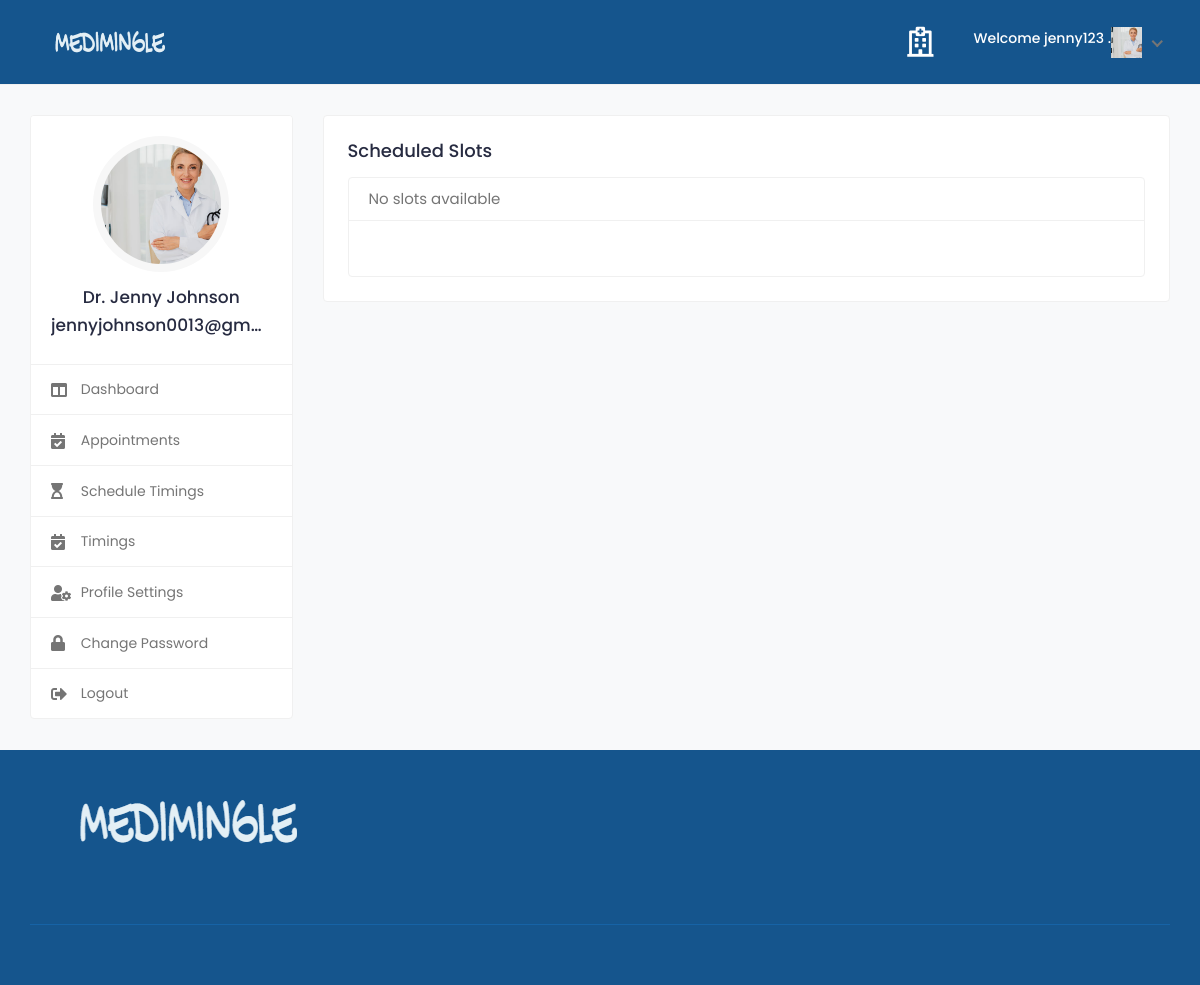
/view_slot (signed in), run on an earlier commit of the app's database.
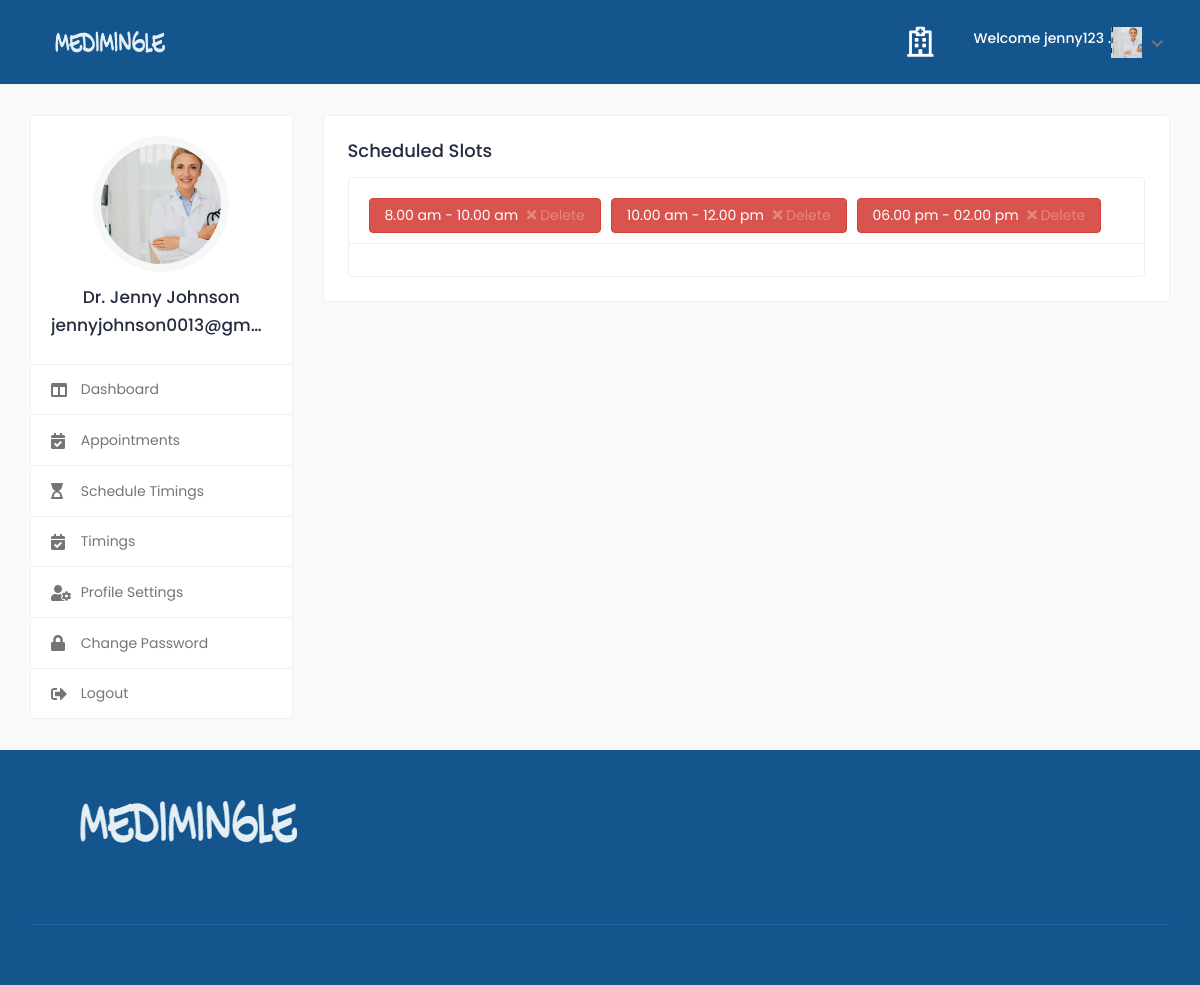
And on a later commit of the database.
### medi/models.py (models this page shows, shortened)
class tbl_user(AbstractUser):
    email=models.EmailField(unique=True)
    phone_number=models.CharField(max_length=15, null=True)
    USER_TYPE_CHOICES = (
        ('patient', 'Patient'),('doctor', 'Doctor'),
    )
    user_type = models.CharField(
        max_length=10,
        choices=USER_TYPE_CHOICES,
        default='patient',
    )
    is_email_verified = models.BooleanField(default=False)
    email_verification_token = models.CharField(max_length=255, blank=True, null=True)
    status= models.BooleanField(default=False)

class Doctor(models.Model):
    user = models.OneToOneField(tbl_user, on_delete=models.CASCADE)
    city  = models.CharField(max_length=50,null=True,blank=True)
    profile_image = models.ImageField(upload_to='doctor/',default='default.png')
    gender = models.CharField(max_length=10, blank=True)
    description = models.TextField(blank=True)
    date_joined = models.DateTimeField(default=datetime.now, blank=True)
    consulting_fee = models.CharField(max_length=10, null=True, blank=True)

class AppointmentTime(models.Model):
    day = models.CharField(max_length=50, null=True)
    time_from = models.CharField(max_length=50, null=True)
    time_to = models.CharField(max_length=50, null=True)
    from_to = models.CharField(max_length=50, null=True)
    appointment_date = models.DateField(null=True)
    month = models.CharField(max_length=50, null=True)
    date = models.CharField(max_length=50, null=True)
    doctor = models.ForeignKey(Doctor, on_delete=models.CASCADE, null=True)

### medi/views.py (the view)
# urls.py: path('view_slot',views.view_slot,name='view_slot'),
@never_cache
@login_required(login_url='signin')
def view_slot(request):
    doctor = get_object_or_404(Doctor, user=request.user)
    scheduled_slots = AppointmentTime.objects.filter(doctor=doctor)
    context={
        'doctor':doctor,
        'scheduled_slots':scheduled_slots,
    }
    return render(request,"view_slot.html",context)

### templates/view_slot.html (shortened to what this page needs)
{% load static%}
{% include 'includes/doc_header.html' %}
<div class="col-md-7 col-lg-8 col-xl-9">
<div class="row">
	<div class="col-sm-12">
		<div class="card">
			<div class="card-body">
				<h4 class="card-title">Scheduled Slots</h4>
				<div class="profile-box">
					<div class="row">
						<div class="col-md-12">
							<div class="card schedule-widget mb-0">
								<div class="schedule-header">
									<div class="schedule-nav">
										<div class="doc-times">
											{% if scheduled_slots %}
												{% for slot in scheduled_slots %}
													<div class="doc-slot-list">
														{{ slot.time_from }} - {{ slot.time_to }}
														<a href="{% url 'delete_slot' slot.id %}" class="delete_schedule">
															<i class="fa fa-times"></i> Delete
														</a>
													</div>
												{% endfor %}
											{% else %}
												<p class="text-muted mb-0">No slots available</p>
											{% endif %}
										</div>
									</div>
								</div>
							</div>
						</div>
					</div>
				</div>
			</div>
		</div>
	</div>
</div>
</div>
</div>
</div>
			<footer class="footer">
				<div class="footer-top">
					<div class="container-fluid">
						<div class="row">
							<div class="col-lg-3 col-md-6">
								<div class="footer-widget footer-about">
									<div class="footer-logo">
										<img src="{% static '/assets/img/logo.png' %}" alt="logo">
									</div>
								</div>
							</div>
							<div class="col-lg-3 col-md-6">
							</div>
							<div class="col-lg-3 col-md-6">
							</div>
							<div class="col-lg-3 col-md-6">
							</div>
						</div>
					</div>
				</div>
                <div class="footer-bottom">
					<div class="container-fluid">
						<div class="copyright">
						</div>
					</div>
				</div>
			</footer>
	</body>
</html>

### templates/includes/doc_header.html (shortened to what this page needs)
{% load static %}
<html lang="en">
<head>
		<link rel="stylesheet" href="{% static '/assets/css/bootstrap.min.css' %}">
		<link rel="stylesheet" href="{% static '/assets/plugins/fontawesome/css/fontawesome.min.css' %}">
		<link rel="stylesheet" href="{% static '/assets/plugins/fontawesome/css/all.min.css' %}">
		<link rel="stylesheet" href="{% static '/assets/css/style.css' %}">
	</head>
	<body>
		<div class="main-wrapper">
			<header class="header">
				<nav class="navbar navbar-expand-lg header-nav">
					<div class="navbar-header">
						<a href="#" class="navbar-brand logo">
							<img src="{% static '/assets/img/logo.png' %}" class="img-fluid" alt="Logo">
						</a>
					</div>
					<ul class="nav header-navbar-rht">
						<li class="nav-item contact-item">
							<div class="header-contact-img">
								<i  style="color: white;" class="far fa-hospital"></i>
							</div>
						</li>
						<li class="nav-item dropdown has-arrow logged-item">
							<a href="#" class="dropdown-toggle nav-link" data-toggle="dropdown">
								<span class="user-img">
									<h6 style="color: white;">Welcome {{user.username}}  .</h6>
								</span>
								<span class="user-img">
									<img src="{{ user.doctor.profile_image.url }}" alt="Profile Image">
								</span>
							</a>
						</li>
					</ul>
				</nav>
			</header>
<div class="content">
	<div class="container-fluid">
		<div class="row">
			<div class="col-md-5 col-lg-4 col-xl-3 theiaStickySidebar">
	<div class="profile-sidebar">
		<div class="widget-profile pro-widget-content">
			<div class="profile-info-widget">
				<a href="#" class="booking-doc-img">
					{% if doctor.profile_image %}
						<img src="{{ user.doctor.profile_image.url }}" alt="User Image">
					{% else %}
						<img src="{{ user.doctor.profile_image.url }}" alt="User Image">
					{% endif %}
				</a>
				<div class="profile-det-info">
					<h3>Dr. {{user.first_name}} {{ user.last_name }}</h3>
					<h3>{{user.email}}</h3>
				</div>
			</div>
		</div>
    <div class="dashboard-widget">
        <nav class="dashboard-menu">
            <ul>
                <li>
					<a href="{% url 'doctor_dashboard' %}">
						<i class="fas fa-columns"></i>
						<span>Dashboard</span>
					</a>
				</li>
				<li>
					<a href="{% url 'view_slot' %}">
						<i class="fas fa-calendar-check"></i>
						<span>Appointments</span>
					</a>
				</li>
				<li>
					<a href="{% url 'schedule_timings' %}">
						<i class="fas fa-hourglass-start"></i>
						<span>Schedule Timings</span>
					</a>
				</li>
				<li>
					<a href="{% url 'view_slot' %}">
						<i class="fas fa-calendar-check"></i>
						<span>Timings</span>
					</a>
				</li>
				<li>
					<a href="{% url 'doctor_profile_settings' %}">
						<i class="fas fa-user-cog"></i>
						<span>Profile Settings</span>
					</a>
				</li>
                <li>
					<a href="{% url 'doctor_change_password' %}">
						<i class="fas fa-lock"></i>
						<span>Change Password</span>
					</a>
				</li>
				<li>
					<a href="{% url 'logout' %}">
						<i class="fas fa-sign-out-alt"></i>
						<span>Logout</span>
					</a>
				</li>
            </ul>
        </nav>
    </div>
</div>
        </div>

What changed in the data, as far as the page shows it:
added AppointmentTime: time_from "8.00 am", time_to "10.00 am"
added AppointmentTime: time_from "10.00 am", time_to "12.00 pm"
added AppointmentTime: time_from "06.00 pm", time_to "02.00 pm"
Also different on the page:
text no longer shown: "No slots available"
